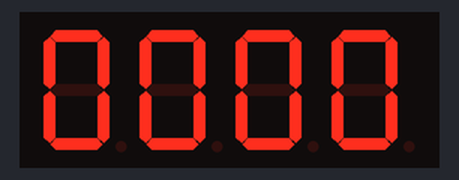
This sketch was run on a simulated Arduino Uno, built with avr-gcc and run on an emulated ATmega328P. Shown: 4-digit seven-segment display.

Above: at 0.1 s.
At 4.2 s:
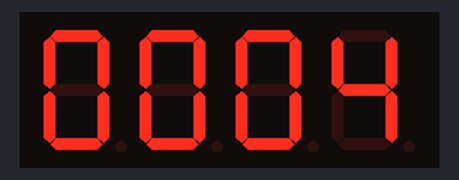
At 9.3 s:
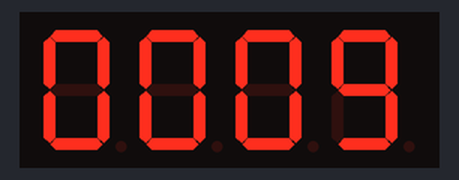
At 19.5 s:
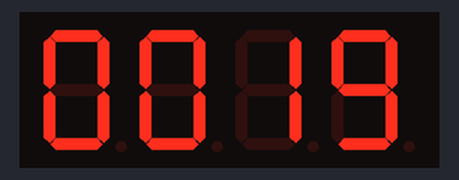
At 28.7 s:
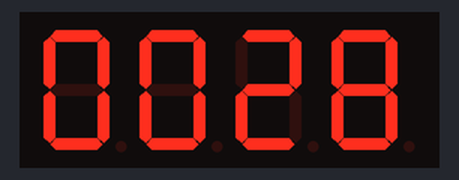
At 38.9 s:
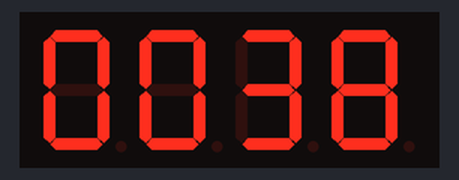

The sketch:

7SegmentDisplay.ino
```cpp
#include <TM1637Display.h>

// Module connection pins (Digital Pins)
#define CLK 2
#define DIO 3

TM1637Display display(CLK, DIO); // Initialize display
void setup() {
    display.setBrightness(0x02);           // Sets brightness level in hex (from 0 to f)
    //display.showNumberDec(25, true);     //Replace number decimal with the thing you want to display
}

void loop() {
  for(int i=0;i < 9999;i++){
    display.showNumberDec(i, true);
    delay(1000);
  }
}
```

Measured:
- what the display in image 1 shows lasts 1.0 s, from 4.1 s to 5.1 s
